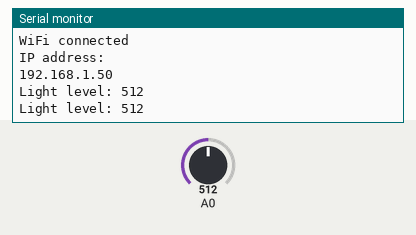
This sketch was run on a simulated ESP8266 (NodeMCU). Shown: the last lines printed to the serial monitor. The inputs (shaded band) are chosen by the test bench; at power-on: A0 = 512. WiFi joins after 1.5 s; servers stay silent unless stated; web services answer with replies made up by the test bench.

Above: at 2.7 s.
2.8 s: A0 set to 810
At 4.4 s:
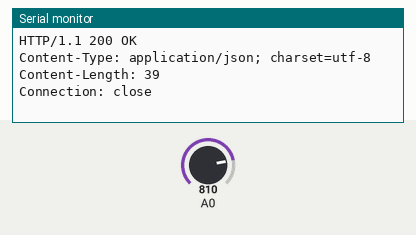
5.2 s: A0 set to 690
At 7.9 s:
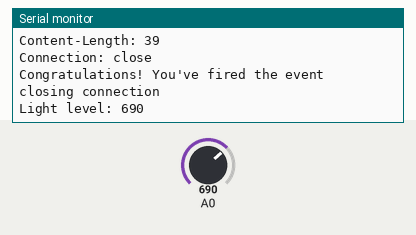
Timing chart, 0 to 9.4 s (numbered marks = the images above; inputs shaded):
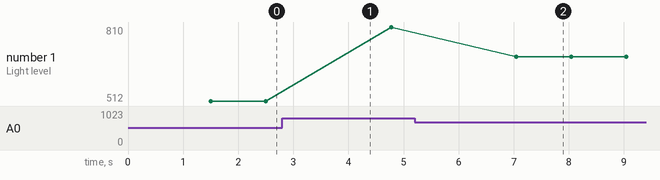

Measured:
- after the input at 2.8 s, the serial monitor: prints a new line after 0.90 s (image 1)
- after the input at 5.2 s, the serial monitor: prints a new line after 0.77 s (image 2)
- plotted number 1: 512 → 810 after the input at 2.8 s, 810 → 690 after the input at 5.2 s

The sketch:

ch6_FOTO_board.ino
```cpp
#include <ESP8266WiFi.h>

WiFiClient client;

// Параметры доступа к вашей сети WiFi
const char* ssid = "your_wifi_ssid";
const char* password = "your_wifi_password";

const int httpPort = 80;
const char* host = "maker.ifttt.com";
// Введите здесь ваш ключ сервиса Maker Webhooks
const char* key = "***************************************";

bool lightLevel = false;

void setup() {
  Serial.begin(115200);
  // Подключаемся к сети WiFi
  Serial.println();
  Serial.println();
  Serial.print("Connecting to ");
  Serial.println(ssid);
  WiFi.begin(ssid, password);
  while (WiFi.status() != WL_CONNECTED) {
    delay(500);
    Serial.print(".");
  }
  Serial.println("");
  Serial.println("WiFi connected");
  Serial.println("IP address: ");
  Serial.println(WiFi.localIP());
}

void loop() {
  Serial.print("Light level: ");
  Serial.println(analogRead(A0));
  delay(1000);

  if (analogRead(A0) < 700 && lightLevel) {
    lightLevel = false;
    makeRequest("light_level_low");
  }
  if (analogRead(A0) > 800 && !lightLevel) {
    lightLevel = true;
    makeRequest("light_level_high");
  }
}

void makeRequest(String eventName) {
  if (!client.connect(host, httpPort)) {
    Serial.println("connection failed");
    return;
  }
  // Создаем URI запроса
  String url = "/trigger/";
  url += eventName;
  url += "/with/key/";
  url += key;
  Serial.print("Requesting URL: ");
  Serial.println(url);
  client.print(String("GET ") + url + " HTTP/1.1\r\n" +
               "Host: " + host + "\r\n" +
               "Connection: close\r\n\r\n");
  int timeout = millis() + 5000;

  // Проверяем продолжительность ожидания ответа
  while (client.available() == 0) {
    if (timeout - millis() < 0) {
      Serial.println(">>> Client Timeout !");
      client.stop();
      return;
    }
  }

  // Читаем ответ сервера и выводим его в терминал
  while (client.available()) {
    String line = client.readStringUntil('\r');
    Serial.print(line);
  }
  Serial.println();
  Serial.println("closing connection");
}
```
